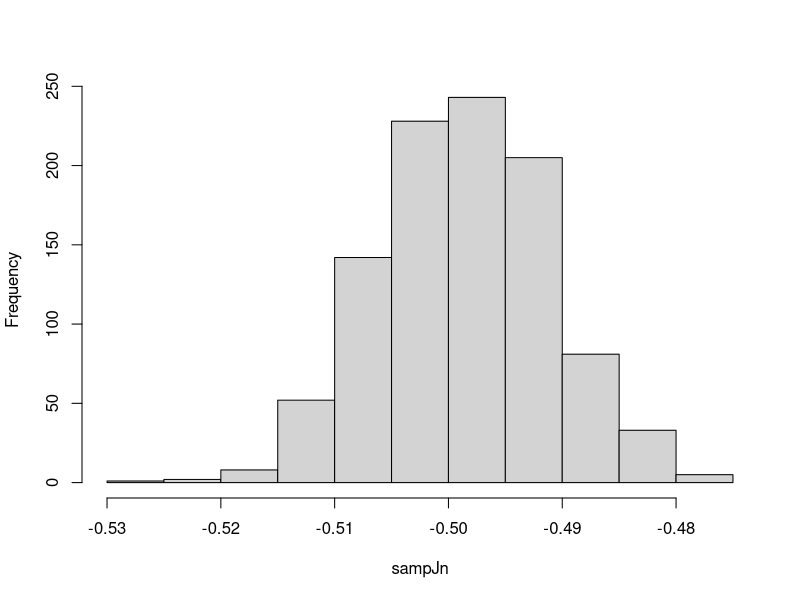
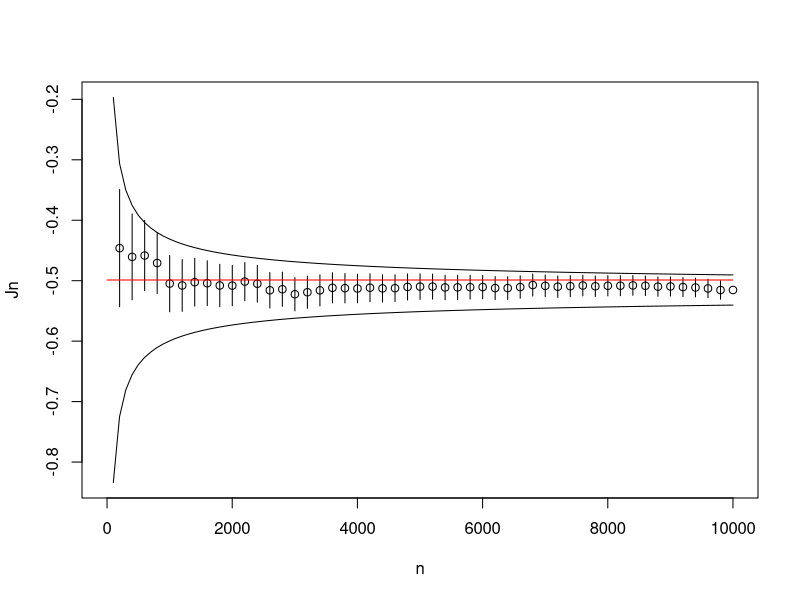

Write the R code that produced these figures, in order. (Note: this script raises an error after producing the figures.)
## ---- chunk 1
func <- function(x){
  ifelse(x > 0 & x < 1, sin(x - 3.1415 / 3), 0)
}

n <- 10000
## ---- chunk 2
J <- integrate(func, lower = 0, upper = 1)$value
J
## ---- chunk 3
trapezInt <- function(func, step, lower = 0, upper = 1) {
  backValue <- func(lower)
  valueInt <- 0
  
  for (x in seq(lower + step, upper, step)){
    valueInt <- valueInt + (backValue + func(x)) / 2 * step
    backValue <- func(x)
  }
  
  valueInt
}

step <- 0.001
trapezInt(func, 0.001, 0, 1)
## ---- chunk 4
monteCarloInt <- function(func, prob, samp, dimension = 1){
  sum <- 0
  num <- length(samp)
  list.arg <- list()
  
  for (i in 1:dimension){
    list.arg[[i]] <- samp[seq(i, num, dimension)] 
  }
  
  mean(do.call(func, list.arg) / do.call(prob, list.arg))
}

monteCarloInt(func, dnorm, rnorm(n), 1)
## ---- chunk 5
rJn <- function(n, func, prob, gen_samp, dimension = 1) {
  replicate(n, monteCarloInt(func, prob, gen_samp(), dimension))
}

N <- 1000
sampJn <- rJn(N, func, function(x) dnorm(x), function() rnorm(n), 1)
hist(sampJn, xlab = "sampJn", main = "")
## ---- chunk 6
confidInterMonteCarlo <- function(func, prob, samp, dimension = 1, gamma = 0.95) {
  Jn <- monteCarloInt(func, prob, samp, dimension)
  num <- length(samp)
  list.arg <- list()
  
  for (i in 1:dimension){
    list.arg[[i]] <- samp[seq(i, num, dimension)] 
  }
  
  v <- sqrt(mean((do.call(func, list.arg) / do.call(prob, list.arg)) ** 2) - Jn ** 2)
  c(Jn - v * qnorm((gamma + 1) / 2) / sqrt(num / dimension), Jn, Jn + v * qnorm((gamma + 1) / 2) / sqrt(num / dimension))
}

confInter <- confidInterMonteCarlo(func, function(x) dnorm(x), rnorm(n), 1)
confInter
## ---- chunk 7
countIn <- 0

for (i in 1:N){
  confInter <- confidInterMonteCarlo(func, function(x) dnorm(x), rnorm(n), 1)
  if (J > confInter[1] & J < confInter[3]){
    countIn <- countIn + 1
  }
}

countIn / N
## ---- chunk 8
funcConfidInterMonteCarlo <- function(func, prob, samp, dimension = 1, gamma = 0.95) {
  Jn <- monteCarloInt(func, prob, samp, dimension)
  num <- length(samp)
  list.arg <- list()
  
  for (i in 1:dimension){
    list.arg[[i]] <- samp[seq(i, num, dimension)] 
  }
  
  num <- num / dimension
  v <- sqrt(mean((do.call(func, list.arg) / do.call(prob, list.arg)) ** 2) - Jn ** 2)
  c(function(t) Jn - v * sqrt(num) * (0.1 + 3.15 * sqrt(t)) / floor(num * t),
    function(t) Jn + v * sqrt(num) * (0.1 + 3.15 * sqrt(t)) / floor(num * t))
}

samp <- rnorm(n)
Jn <- monteCarloInt(func, function(x) dnorm(x), samp, 1)
funcCondInter <- funcConfidInterMonteCarlo(func, function(x) dnorm(x), samp, 1)

plot(n, Jn, xlim = c(0, n), ylim = c(funcCondInter[[1]](0.01), funcCondInter[[2]](0.01)))
lines(x = n * seq(0.01, 1, 0.01), y = funcCondInter[[1]](seq(0.01, 1, 0.01)))
lines(x = n * seq(0.01, 1, 0.01), y = funcCondInter[[2]](seq(0.01, 1, 0.01)))

subJn <- c()

for (i in seq(1, n, n / 50)) {
  subJn <- confidInterMonteCarlo(func, function(x) dnorm(x), samp[1:i], 1)
  lines(x = rep(i, 3), subJn, type = 'l')
  points(x = i, subJn[2])
}
lines(x = c(0, n), y = c(J, J), col = "red")
## ---- chunk 9
numJnInInter <- N
for (i in 1:N) {
  samp <- rnorm(n)
  
  for (t in seq(0.01, 1, 0.01)) {
    Jnt <- monteCarloInt(func, function(x) dnorm(x), samp[1:(n * t)], 1)
    if (funcCondInter[[1]](t) > Jnt | funcCondInter[[2]](t) < Jnt) {
      numJnInInter <- numJnInInter - 1
      break
    }
  }
}

numJnInInter / N
## ---- chunk 10
var22 <- function(x, y, z, a = 0, b = 1, c = 1, p = 1){
  ifelse(x > 0 & y > a & y < b * x & z > 0 & z < c * x, 4 / pi * x ** (-2) * exp(-p * x ** 2 - y ** 2 - z ** 2), 0)
}
## ---- chunk 11
J.var22 <- 0.8952096
J.var22
## ---- chunk 12
integrate_cubes_v <- function(func, xlim = c(0, 1), ylim = c(0, 1), zlim = c(0, 1), epsilon = 1e-2){
  grid <- expand.grid(seq(xlim[1] + epsilon / 2, xlim[2], epsilon), seq(ylim[1] + epsilon / 2, ylim[2], epsilon), seq(zlim[1] + epsilon / 2, zlim[2], epsilon))
  sum(func(grid[, 1], grid[, 2], grid[, 3])) * (epsilon ** 3)
}

integrate_cubes <- function(func, xlim = c(0, 1), ylim = c(0, 1), zlim = c(0, 1), epsilon = 1e-2){
  sum <- 0
  
  for (x in seq(xlim[1], xlim[2], epsilon)){
    for (y in seq(ylim[1], ylim[2], epsilon)){
      for (z in seq(zlim[1], zlim[2], epsilon)){
        sum <- sum + func(x + epsilon / 2, y + epsilon / 2, z + epsilon / 2)
      } 
    } 
  }
  
  sum * (epsilon ** 3)
}

integrate_cubes(var22, c(0, 3), c(0, 3), c(0, 3), 0.03)
integrate_cubes_v(var22, c(0, 3), c(0, 3), c(0, 3), 0.01)
## ---- chunk 13
n <- 100000
monteCarloInt(var22, function(x, y, z) 1 / (3 ** 3), runif(3 * n, 0, 3), 3)
## ---- chunk 14
confidInterMonteCarlo(var22, function(x, y, z) 1 / (3 ** 3), runif(3 * n, 0, 3), 3)
## ---- chunk 15
var22modified <- function(t, u, v, a = 0, b = 1, c = 1, p = 1){
  x <- log(1 / (1 - t))
  y <- u * (b * log(1 / (1 - t)) - a) + a
  z <- v * c * log(1 / (1 - t))
  
  ifelse(t > 0 & t < 1 & u > 0 & u < 1 & v > 0 & v < 1, 4 / pi * x ** (-2) * exp(-p * x ** 2 - y ** 2 - z ** 2) * exp(x) * c * x * (b * x - a), 0)
}
## ---- chunk 16
monteCarloInt(var22modified, function(x, y, z) 1, runif(3 * n, 0, 1), 3)
## ---- chunk 17
confidInterMonteCarlo(var22modified, function(x, y, z) 1, runif(3 * n, 0, 1), 3)
## ---- chunk 18
sampJn <- rJn(N, var22modified, function(x, y, z) 1, function() runif(3 * n, 0, 1), 3)
hist(sampJn, xlab = "sampJn", main = "")
## ---- chunk 19
countIn <- 0

for (i in 1:N){
  confInter <- confidInterMonteCarlo(var22modified, function(x, y, z) 1, runif(3 * n, 0, 1), 3)
  if (J.var22 > confInter[1] & J.var22 < confInter[3]){
    countIn <- countIn + 1
  }
}

countIn / N
## ---- chunk 20
samp <- runif(3 * n, 0, 1)
Jn <- monteCarloInt(var22modified, function(x, y, z) 1, samp, 3)
funcCondInter <- funcConfidInterMonteCarlo(var22modified, function(x, y, z) 1, samp, 3)

plot(n, Jn, xlim = c(0, n), ylim = c(funcCondInter[[1]](0.01), funcCondInter[[2]](0.01)))
lines(x = n * seq(0.01, 1, 0.01), y = funcCondInter[[1]](seq(0.01, 1, 0.01)))
lines(x = n * seq(0.01, 1, 0.01), y = funcCondInter[[2]](seq(0.01, 1, 0.01)))

subJn <- c()

for (i in seq(1, n, n / 50)) {
  subJn <- confidInterMonteCarlo(var22modified, function(x, y, z) 1, samp[1:(3 * i)], 3)
  lines(x = rep(i, 3), subJn, type = 'l')
  points(x = i, subJn[2])
}
lines(x = c(0, n), y = c(J.var22, J.var22), col = "red")
